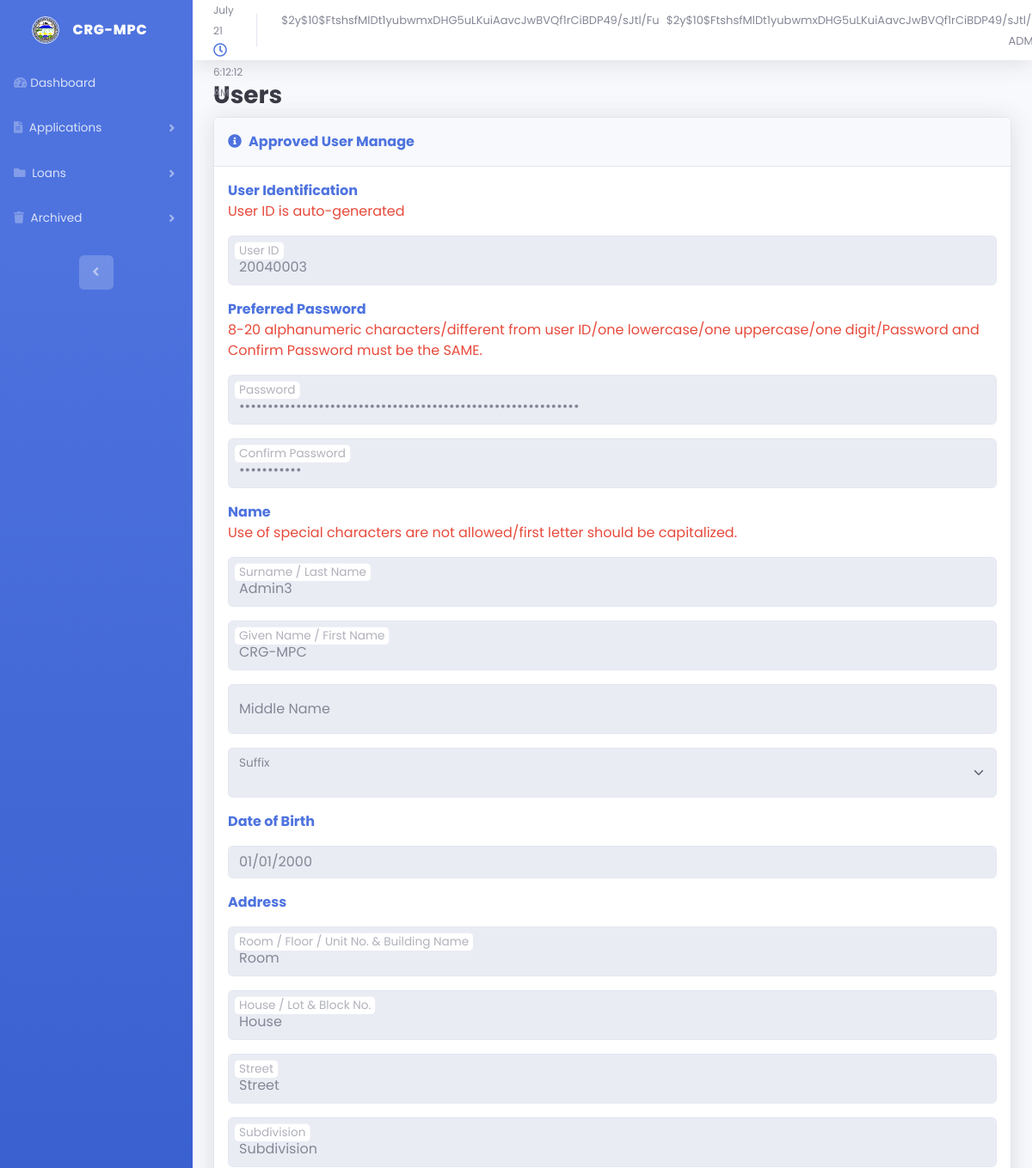
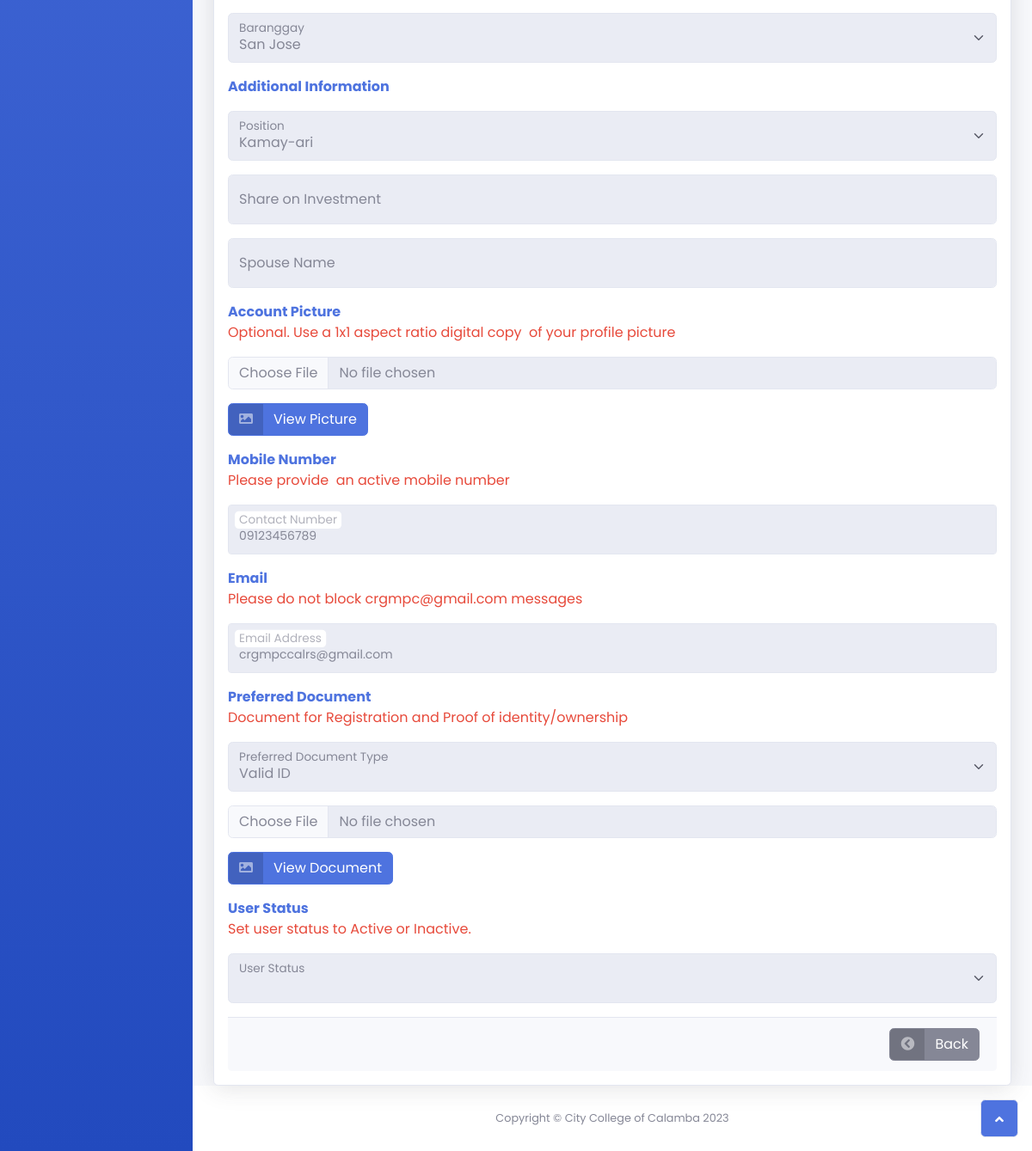
/admin/user-manage-view.php?id=20040003 (signed in), run on the app's committed database (2 pictures, top to bottom).
### tables this page shows
CREATE TABLE `user_tbl` (
  `user_id` int(10) NOT NULL,
  `reset_token` varchar(255) NOT NULL,
  `password_reset_done` int(255) NOT NULL,
  `user_pass` varchar(200) NOT NULL,
  `user_pass_confirm` varchar(200) NOT NULL,
  `user_lname` varchar(50) NOT NULL,
  `user_fname` varchar(50) NOT NULL,
  `user_mname` varchar(50) NOT NULL,
  `user_sfxname` varchar(50) NOT NULL,
  `user_birthdate` date NOT NULL,
  `user_address_room` varchar(50) NOT NULL,
  `user_address_house` varchar(50) NOT NULL,
  `user_address_street` varchar(50) NOT NULL,
  `user_address_subd` varchar(50) NOT NULL,
  `user_address_brgy` varchar(50) NOT NULL,
  `account_pictures` blob NOT NULL,
  `user_mnumber` varchar(50) NOT NULL,
  `user_email` varchar(50) NOT NULL,
  `user_pdocument_type` varchar(20) NOT NULL,
  `pdocument` blob NOT NULL,
  `user_status` varchar(50) NOT NULL,
  `position` varchar(255) NOT NULL,
  `spouse_name` varchar(255) NOT NULL,
  `share_investment` varchar(255) NOT NULL,
  `proof_soi` blob NOT NULL,
  `profile` varchar(200) NOT NULL
);

### admin/user-manage-view.php (the view, shortened to what the rows shown need)
<?php
require_once "../db_connection.php";
$sql = "SELECT * FROM user_tbl WHERE user_id = ?";
if ($stmt = mysqli_prepare($conn, $sql)) {
    mysqli_stmt_bind_param($stmt, "i", $param_id);
    if (mysqli_stmt_execute($stmt)) {
        $result = mysqli_stmt_get_result($stmt);
        if (mysqli_num_rows($result) == 1) {
            $row = mysqli_fetch_array($result, MYSQLI_ASSOC);
        } else {
        }
    } else {
        echo "Oops! Something went wrong. Please try again later.";
    }
}
?>
<!DOCTYPE html>
<html data-bs-theme="light" lang="en">
<head>
    <link rel="stylesheet" href="../assets/bootstrap/css/bootstrap.min.css">
    <link rel="stylesheet" href="../assets/fonts/fontawesome-all.min.css">
    <link rel="stylesheet" href="../assets/css/bs-theme-overrides.css">
    <link rel="stylesheet" href="../assets/css/styles.css">
</head>
<body id="page-top">
    <div id="wrapper">
        <div class="d-flex flex-column" id="content-wrapper">
            <div id="content">
                <div class="container-fluid">
                    <form id="user-register" method="post" enctype="multipart/form-data" action="user-pending-update-confirm.php?id=<?php echo urlencode($row["user_id"]); ?>">
                        <div class="card shadow">
                            <div class="card-body">
                                <div class="col">
                                    <div class="form-floating mb-3"><input class="form-control form-control" type="text" id="user-id" placeholder=" " disabled="" required="" autocomplete="off" name="user-id" value="<?php echo $row["user_id"] ?>"><label class="form-label" for="floatingInput">User ID</label></div>
                                    <div class="form-floating mb-3">
                                        <input class="form-control" type="password" id="user-pass" placeholder=" " required="" minlength="8" maxlength="20" name="user-pass" value="<?php echo $row["user_pass"] ?>" oninput="validatePassword()" disabled><label class="form-label" for="floatingInput">Password</label></div>
                                    <div class="form-floating mb-3"><input class="form-control" type="password" id="user-pass-confirm" placeholder=" " required="" minlength="8" maxlength="20" name="user-pass-confirm" value="<?php echo $row["user_pass_confirm"] ?>" disabled><label class="form-label" for="floatingInput">Confirm Password</label></div>
                                    <div class="form-floating mb-3"><input class="form-control form-control" type="text" id="user-lname"  placeholder=" " autocomplete="on" required="" name="user-lname" oninput="capitalizeFirstLetter('user-lname')" value="<?php echo $row["user_lname"] ?>" disabled><label class="form-label" for="floatingInput">Surname / Last Name</label></div>
                                    <div class="form-floating mb-3"><input class="form-control form-control" type="text" id="user-fname" placeholder=" " required="" name="user-fname" oninput="capitalizeFirstLetter('user-fname')" value="<?php echo $row["user_fname"] ?>" disabled><label class="form-label" for="floatingInput">Given Name / First Name</label></div>
                                    <div class="mb-3"><input class="form-control form-control" id="user-birthdate" type="date" required="" name="user-birthdate" max="2002-12-31" min="1958-12-30" value="<?php echo $row["user_birthdate"] ?>" disabled></div>
                                    <div class="form-floating mb-3"><input class="form-control form-control" type="text" id="user-address-room" placeholder=" " name="user-address-room" value="<?php echo $row["user_address_room"] ?>" disabled><label class="form-label" for="floatingInput">Room / Floor / Unit No. &amp; Building Name</label></div>
                                    <div class="form-floating mb-3"><input class="form-control form-control" type="text" id="user-address-house" placeholder=" " name="user-address-house" value="<?php echo $row["user_address_house"] ?>" disabled><label class="form-label" for="floatingInput">House / Lot &amp; Block No.</label></div>
                                    <div class="form-floating mb-3"><input class="form-control form-control" type="text" id="user-address-street" placeholder=" " required="" name="user-address-street" value="<?php echo $row["user_address_street"] ?>" disabled><label class="form-label" for="floatingInput">Street</label></div>
                                    <div class="form-floating mb-3"><input class="form-control form-control" type="text" id="user-address-subd" placeholder=" " name="user-address-subd" value="<?php echo $row["user_address_subd"] ?>" disabled><label class="form-label" for="floatingInput">Subdivision</label></div>
                                    <div class="form-floating mb-3"><select class="form-select form-select" id="user-address-brgy" for="floatinginput" required="" name="user-address-brgy" disabled>
                                            <?php
                                             echo "<option value='" . $row["user_address_brgy"] . "'>" . $row["user_address_brgy"] . "</option>";
                                            ?>
                                        </select><label class="form-label" for="floatingInput">Baranggay</label></div>
                                    <div class="form-floating mb-3">
                                        <select class="form-select form-select" id="user-position" for="floatinginput" required="" name="user-position" disabled>
                                            <option value="<?php echo $row["position"] ?>"><?php echo $row["position"] ?></option>
                                        </select>
                                        <label class="form-label" for="floatingInput">Position</label>
                                    </div>
                                    <div class="form-floating mb-3"><input class="form-control form-control-sm" type="text" id="user-mnumber" required="" placeholder=" " name="user-mnumber" value="<?php echo $row["user_mnumber"] ?>" disabled><label class="form-label" for="floatingInput">Contact Number</label></div>
                                    <div class="form-floating mb-3"><input class="form-control form-control-sm" type="email" id="user-email" placeholder=" " autocomplete="on" name="user-email" value="<?php echo $row["user_email"] ?>" disabled><label class="form-label" for="floatingInput">Email Address</label></div>
                                    <div class="mb-3">
                                        <div class="form-floating mb-3"><select class="form-select form-select" id="user-pdocument-type" for="floatinginput" required="" name="user-pdocument-type" disabled>
                                                <?php
                                                echo "<option value='" . $row["user_pdocument_type"] . "'>" . $row["user_pdocument_type"] . "</option>";
                                                ?>
                                            </select>
                                            <label class="form-label" for="floatinginput">Preferred Document Type</label></div>
                                        </div>
                            </div>
                        </div>
                    </form>
                </div>
            </div>
        </div><a class="border rounded d-inline scroll-to-top" data-bs-toggle="tooltip" data-bss-tooltip="" id="page-top-btn" href="#page-top" title="Return to Top"><i class="fas fa-angle-up"></i></a>
    </div>
</body>
</html>

### data on the page
user_tbl: user-id "20040003", user-lname "Admin3", user-fname "CRG-MPC", user-birthdate "01/01/2000", user-address-room "Room", user-address-house "House", user-address-street "Street", user-address-subd "Subdivision", user-address-brgy "San Jose", user-position "Kamay-ari", user-mnumber "09123456789", user-email "crgmpccalrs@gmail.com", user-pdocument-type "Valid ID"

### other printed values
$_SESSION["admin_fname"] "$2y$10$FtshsfMlDt1yubwmxDHG5uLKuiAavcJwBVQf1rCiBDP49/sJtl/Fu"
